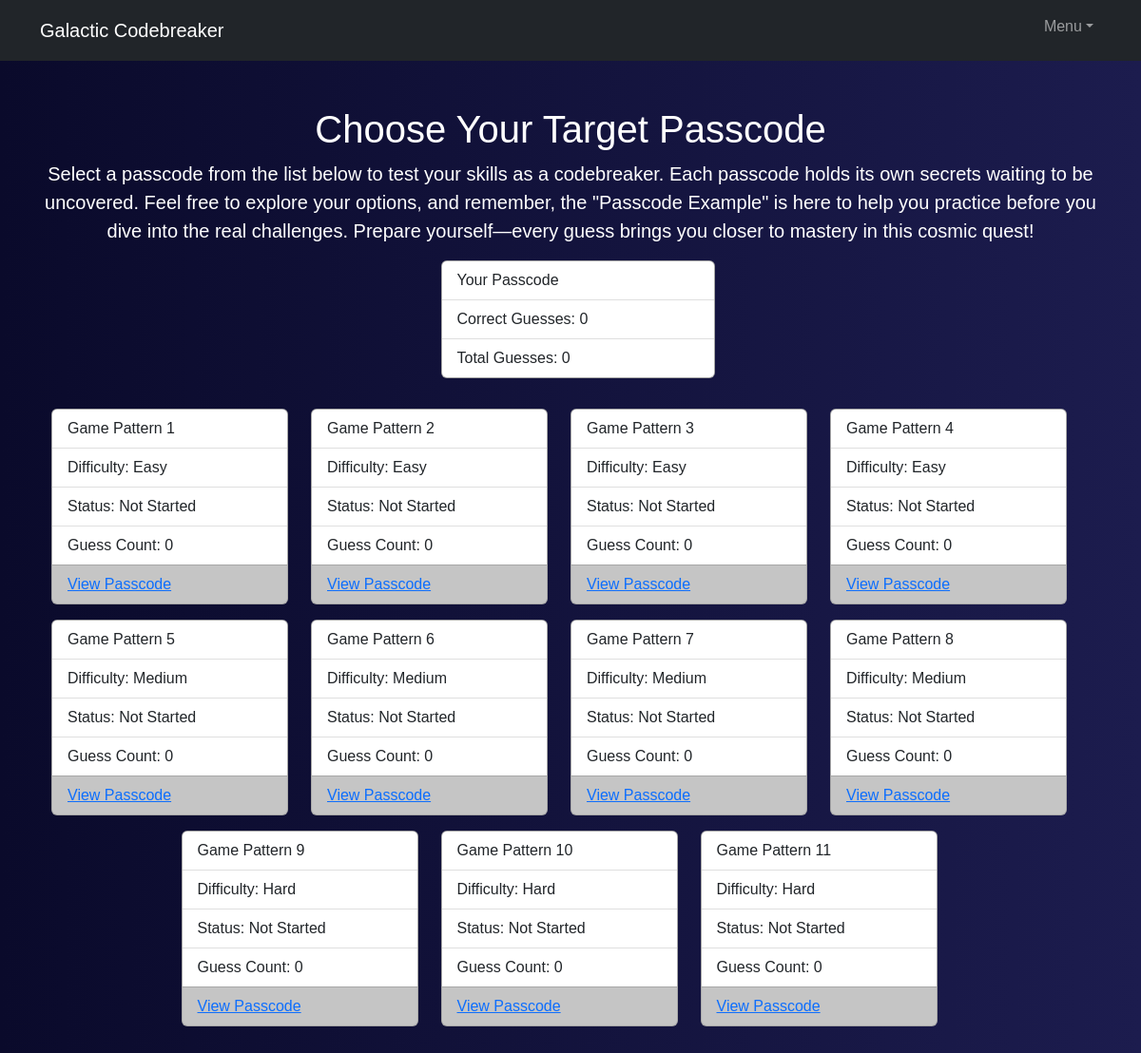
The app's page /pick_passcode/index.php with its own data.
### tables this page shows
CREATE TABLE `patterns` (
  `pattern_id` int unsigned NOT NULL AUTO_INCREMENT,
  `difficulty` varchar(150) DEFAULT NULL,
  `char1` varchar(150) DEFAULT NULL,
  `char2` varchar(150) DEFAULT NULL,
  `char3` varchar(150) DEFAULT NULL,
  `char4` varchar(150) DEFAULT NULL,
  `char5` varchar(150) DEFAULT NULL,
  `char6` varchar(150) DEFAULT NULL,
  PRIMARY KEY (`pattern_id`)
);

### private/functions.php (called while the page is built, shortened)
<?php
function url_for($script_path) {
  if($script_path[0] != '/') {
    $script_path = "/" . $script_path;
  }
  return WWW_ROOT . $script_path;
}
?>

### private/database.php (called while the page is built, shortened)
<?php
function get_user_pattern($connection){
  $getPatternSQL = "SELECT user_pattern FROM users WHERE user_id=" . USER_ID;
  $pattern_set = mysqli_query($connection, $getPatternSQL);
  $passcode_info = mysqli_fetch_assoc($pattern_set);
  $patternID = $passcode_info['user_pattern'];
  return $patternID;
}
function get_guess_info($connection){
  $guessesSQL = "SELECT * FROM guesses WHERE correct_pattern=". get_user_pattern($connection);
  $correctGuessesSQL = $guessesSQL. " AND correct_guess=1";
  $guesses_set = mysqli_query($connection, $guessesSQL);
  $guesses = mysqli_num_rows($guesses_set);
  $guesses_set = mysqli_query($connection, $correctGuessesSQL);
  $correctGuesses = mysqli_num_rows($guesses_set);
  $guessInfo['guesses'] = $guesses;
  $guessInfo['correct_guesses'] = $correctGuesses;
  return $guessInfo;
}
function get_available_patterns($connection){
  $getPatternSQL = "SELECT pattern_id, difficulty FROM patterns WHERE difficulty IS NOT NULL;";
  $pattern_set = mysqli_query($connection, $getPatternSQL);
  while($pattern = mysqli_fetch_assoc($pattern_set)){
    $sqlPasscodes = "SELECT correct_guess FROM guesses WHERE user_guessing=". USER_ID. " AND correct_pattern=". $pattern['pattern_id'];
    $guess_set = mysqli_query($connection, $sqlPasscodes);
    $guessCount = mysqli_num_rows($guess_set);
    $status = 'In Progress';
    if($guessCount == 0){
      $status = 'Not Started';
    }
    $passcodes[] = [
      'id' => $pattern['pattern_id'],
      'difficulty' => $pattern['difficulty'],
      'status' => $status,
      'guess_count' => $guessCount
    ];
  }
  usort($passcodes, function($a, $b) {
        $statusOrder = ['Not Started' => 0, 'In Progress' => 0, 'Complete' => 2];
        if ($statusOrder[$a['status']] < $statusOrder[$b['status']]) {
            return -1;
        } elseif ($statusOrder[$a['status']] > $statusOrder[$b['status']]) {
            return 1;
        }
        if ($statusOrder[$a['status']] < 2 && $statusOrder[$b['status']] < 2) {
            $difficultyOrder = ['Easy' => 0, 'Medium' => 1, 'Hard' => 2];
            if ($difficultyOrder[$a['difficulty']] < $difficultyOrder[$b['difficulty']]) {
                return -1;
            } elseif ($difficultyOrder[$a['difficulty']] > $difficultyOrder[$b['difficulty']]) {
                return 1;
            }
        }
        return 0;
    });
  return $passcodes;
}
function get_user_alias_from_pattern($connection, $patternID){
  $userPatternSQL = "SELECT alias FROM users WHERE user_pattern=". $patternID;
  $user_set = mysqli_query($connection, $userPatternSQL);
  $user = mysqli_fetch_assoc($user_set);
  $userAlias = $user['alias'];
  if ($userAlias === null){
    return "Game Pattern " . $patternID;
  }else{
    return $userAlias;
  }
}
?>

### pick_passcode/index.php (the view)
<?php
  require('../private/initialize.php');
  $passcodes = get_available_patterns($db);
  $guessInfo = get_guess_info($db);
?>
<!DOCTYPE html>
<html lang="en">
<?php include(PRIVATE_PATH . '/header.php'); ?>
<body>
    <?php include(PRIVATE_PATH . '/nav_bar.php'); ?>
    <div class="container">
        <div class="text-center mt-5">
            <h1>Choose Your Target Passcode</h1>
            <p class="lead">
                Select a passcode from the list below to test your skills as a codebreaker. Each passcode holds its own secrets waiting to be uncovered. Feel free to explore your options, and remember, the "Passcode Example" is here to help you practice before you dive into the real challenges. Prepare yourself—every guess brings you closer to mastery in this cosmic quest!
            </p>
        </div>
        <div class="container">
            <div class="row">
                <div class="row justify-content-center">
                    <div class="col-3">
                        <div class="card" style="width: 18rem;">
                            <ul class="list-group list-group-flush">
                                <li class="list-group-item">Your Passcode</li>
                                <li class="list-group-item">Correct Guesses: <?php echo $guessInfo['correct_guesses']; ?></li>
                                <li class="list-group-item">Total Guesses: <?php echo $guessInfo['guesses']; ?></li>
                            </ul>
                        </div>
                    </div>
                </div>
                <div class="row gy-3 justify-content-center">
                    <?php foreach ($passcodes as $passcode):
                        if ($passcode['id'] != get_user_pattern($db)){?>
                        <div class="col-md-3 d-flex justify-content-center">
                            <div class="card" style="width: 18rem;">
                                <ul class="list-group list-group-flush">
                                    <li class="list-group-item"><?php echo get_user_alias_from_pattern($db, $passcode['id']); ?></li>
                                    <li class="list-group-item">Difficulty: <?php echo $passcode['difficulty']; ?></li>
                                    <li class="list-group-item">Status: <?php echo $passcode['status']; ?></li>
                                    <li class="list-group-item">Guess Count: <?php echo $passcode['guess_count']; ?></li>
                                </ul>
                                <?php
                                  if($passcode['status'] !== 'Complete'){
                                    $passcodeURL = url_for('guess_page/index.php');
                                    $passcodeURL .= "?passcode_id=" . $passcode['id'];?>
                                    <div class="card-footer">
                                    	<a href= <?php echo $passcodeURL; ?> class="card-link">View Passcode</a>
                                    </div>
                                <?php  }
                                ?>
                            </div>
                        </div>
                      <?php }
                      endforeach; ?>
                </div>
            </div>
        </div>
    </div>
</body>
<?php include(PRIVATE_PATH . '/footer.php'); ?>

### private/header.php (shortened to what this page needs)
<head>
  <link href=<?php echo CSS_PATH; ?> rel="stylesheet" />
</head>

### private/nav_bar.php (shortened to what this page needs)
<nav class="navbar navbar-expand-lg navbar-dark bg-dark">
    <div class="container">
        <a class="navbar-brand" href=<?php echo url_for('pick_passcode'); ?>>Galactic Codebreaker</a>
        <div class="collapse navbar-collapse" id="navbarSupportedContent">
            <ul class="navbar-nav ms-auto mb-2 mb-lg-0">
                <li class="nav-item dropdown">
                    <a class="nav-link dropdown-toggle" id="navbarDropdown" href="#" role="button" data-bs-toggle="dropdown" aria-expanded="false">Menu</a>
                </li>
            </ul>
        </div>
    </div>
</nav>

### private/footer.php (shortened to what this page needs)
</html>

### records on screen
patterns: id "Game Pattern 1", difficulty "Easy", status "Not Started", guess_count "0"
patterns: id "Game Pattern 2", difficulty "Easy", status "Not Started", guess_count "0"
patterns: id "Game Pattern 3", difficulty "Easy", status "Not Started", guess_count "0"
patterns: id "Game Pattern 4", difficulty "Easy", status "Not Started", guess_count "0"
patterns: id "Game Pattern 5", difficulty "Medium", status "Not Started", guess_count "0"
patterns: id "Game Pattern 6", difficulty "Medium", status "Not Started", guess_count "0"
patterns: id "Game Pattern 7", difficulty "Medium", status "Not Started", guess_count "0"
patterns: id "Game Pattern 8", difficulty "Medium", status "Not Started", guess_count "0"
patterns: id "Game Pattern 9", difficulty "Hard", status "Not Started", guess_count "0"
patterns: id "Game Pattern 10", difficulty "Hard", status "Not Started", guess_count "0"
patterns: id "Game Pattern 11", difficulty "Hard", status "Not Started", guess_count "0"

### other values on screen
$guessInfo['correct_guesses'] "0"
$guessInfo['guesses'] "0"
